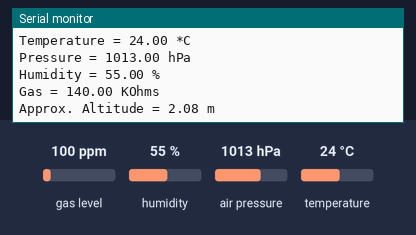
This sketch was run on a simulated Arduino Uno, built with avr-gcc and run on an emulated ATmega328P. Shown: the last lines printed to the serial monitor. The inputs (shaded band) are chosen by the test bench; at power-on: gas level 100 ppm, humidity 55 %, air pressure 1013 hPa, temperature 24 °C. The ROS host is connected and sends only what is stated.

Above: at 1.2 s.
1.3 s: gas level set to 20 ppm
At 2.7 s:
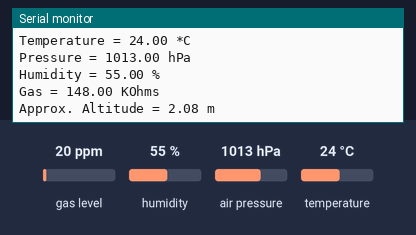
2.8 s: humidity set to 22 %
4.3 s: air pressure set to 952 hPa
At 5.5 s:
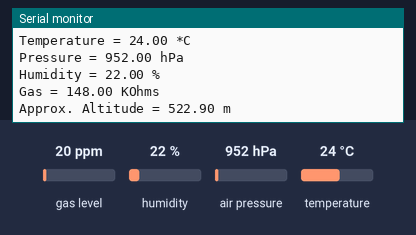

The sketch:

bme_680.ino
```cpp
#include<ros.h>
#include<std_msgs/Float32.h>
ros::NodeHandle  nh;
#include <Wire.h>
#include <SPI.h>
#include <Adafruit_Sensor.h>
#include "Adafruit_BME680.h"

#define BME_SCK 13
#define BME_MISO 12
#define BME_MOSI 11
#define BME_CS 10

#define SEALEVELPRESSURE_HPA (1013.25)
std_msgs::Float32 bme_msg;
ros::Publisher chatter3("bme680", &bme_msg);

Adafruit_BME680 bme; // I2C
//Adafruit_BME680 bme(BME_CS); // hardware SPI
//Adafruit_BME680 bme(BME_CS, BME_MOSI, BME_MISO,  BME_SCK);

void setup() {
  nh.initNode();
  nh.advertise(chatter3);
  Serial.begin(9600);
  while (!Serial);
  Serial.println(F("BME680 test"));

  if (!bme.begin()) {
    Serial.println("Could not find a valid BME680 sensor, check wiring!");
    while (1);
  }

  // Set up oversampling and filter initialization
  bme.setTemperatureOversampling(BME680_OS_8X);
  bme.setHumidityOversampling(BME680_OS_2X);
  bme.setPressureOversampling(BME680_OS_4X);
  bme.setIIRFilterSize(BME680_FILTER_SIZE_3);
  bme.setGasHeater(320, 150); // 320*C for 150 ms
}

void loop() {
  if (! bme.performReading()) {
    Serial.println("Failed to perform reading :(");
    return;
  }
  Serial.print("Temperature = ");
  Serial.print(bme.temperature);
  Serial.println(" *C");

  Serial.print("Pressure = ");
  Serial.print(bme.pressure / 100.0);
  Serial.println(" hPa");

  Serial.print("Humidity = ");
  Serial.print(bme.humidity);
  Serial.println(" %");

  Serial.print("Gas = ");
  Serial.print(bme.gas_resistance / 1000.0);
  Serial.println(" KOhms");

  Serial.print("Approx. Altitude = ");
  Serial.print(bme.readAltitude(SEALEVELPRESSURE_HPA));
  Serial.println(" m");

  Serial.println();
  nh.spinOnce();
  delay(2000);
}
```

Measured:
- after the input at 1.3 s, the serial monitor: prints a new line after 1.1 s (image 1)
- after the input at 4.3 s, the serial monitor: prints a new line after 0.30 s (image 2)
